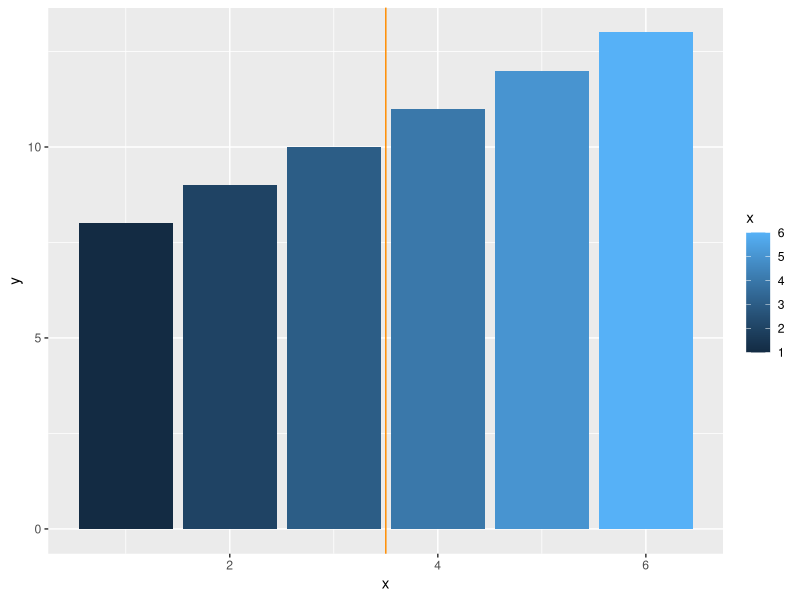

Source code (R):
library(ggplot2)
df <- data.frame(x = 1:6, y = 8:13)
base <- ggplot(df, aes(x, y)) + 
  geom_col(aes(fill = x)) +                    
  geom_vline(xintercept = 3.5, colour = "darkorange") # for visual clarity only

base
